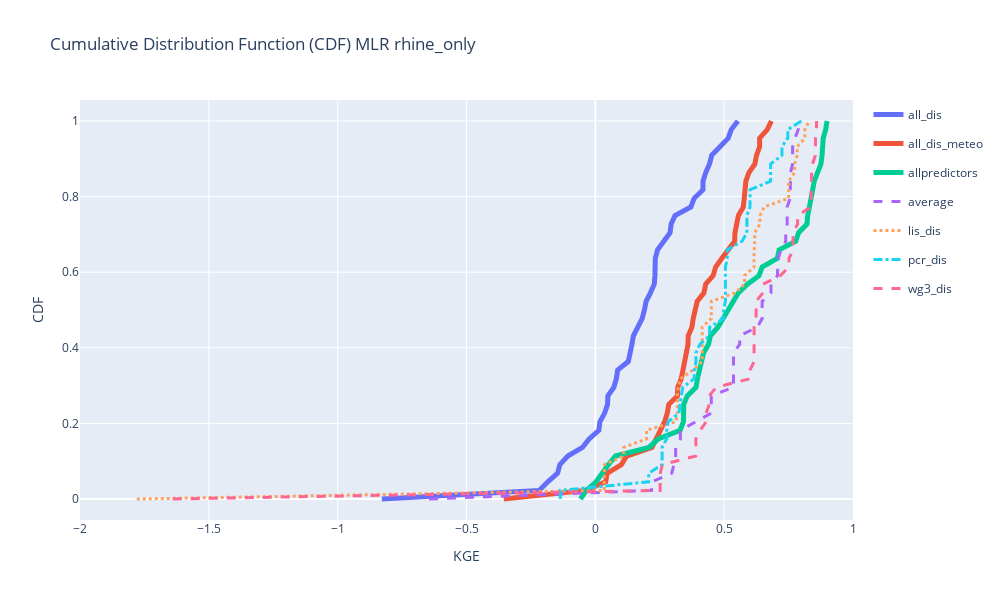

The code cell stored with this chart in its notebook:
### Code cell
filename = f'../../R/figures_rapport/{validation_setup}_{model}.png'

fig1 = combine_figures(combined_df, model, validation_setup, -2)
fig1.show()
